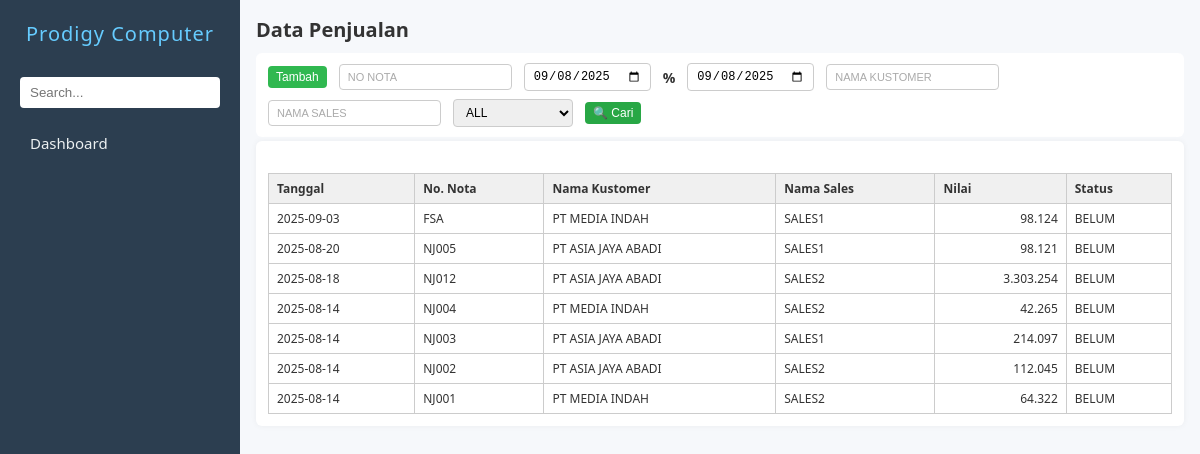
Before: /penjualan.php with the older database file.
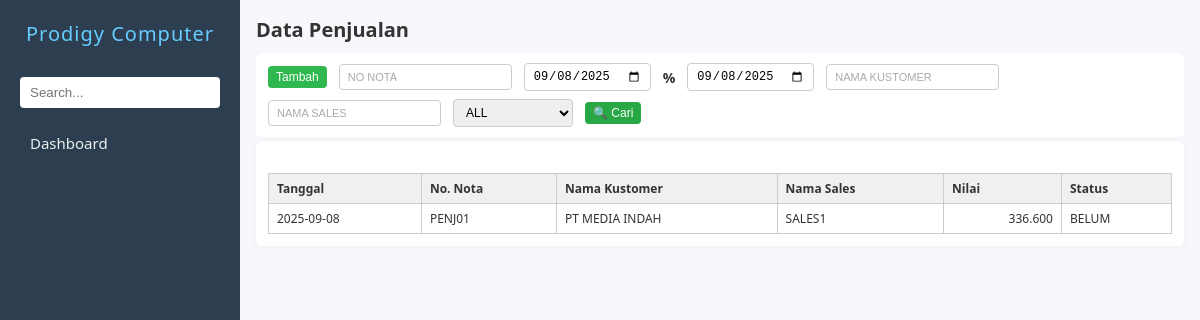
After: the same page with the newer database file.
### tables this page shows
CREATE TABLE `zjual` (
  `nonota` char(30) DEFAULT NULL,
  `tgl` date DEFAULT NULL,
  `kodekust` char(10) DEFAULT NULL,
  `kodesls` char(10) DEFAULT NULL,
  `kodegd` char(10) DEFAULT NULL,
  `nilai` double DEFAULT 0,
  `lunas` int(11) DEFAULT 0,
  `tgltempo` date DEFAULT NULL,
  `ppn` double(10,2) DEFAULT 0.00,
  `hppn` double(10,2) DEFAULT 0.00,
  `disc1` double(10,2) DEFAULT 0.00,
  `hdisc1` double(10,2) DEFAULT 0.00,
  `disc2` double(10,2) DEFAULT 0.00,
  `hdisc2` double(10,2) DEFAULT 0.00,
  `disc3` double(10,2) DEFAULT 0.00,
  `hdisc3` double(10,2) DEFAULT 0.00,
  `ket` varchar(1000) DEFAULT NULL,
  `operator` char(10) DEFAULT '',
  `logtime` timestamp NOT NULL DEFAULT current_timestamp()
);

CREATE TABLE `zkustomer` (
  `kodekust` char(10) NOT NULL,
  `kodear` char(20) DEFAULT NULL,
  `kodetipe` char(20) DEFAULT NULL,
  `namakust` tinytext NOT NULL,
  `alamat` tinytext NOT NULL,
  `kota` tinytext DEFAULT NULL,
  `kodehrg` char(2) NOT NULL,
  `ktp` char(20) NOT NULL,
  `npwp` char(30) NOT NULL
);

CREATE TABLE `zsales` (
  `kodesls` char(20) NOT NULL,
  `namasls` char(50) NOT NULL,
  `alamat` char(255) NOT NULL,
  `kota` char(50) NOT NULL,
  `ktp` varchar(20) NOT NULL,
  `npwp` varchar(30) NOT NULL
);

### penjualan.php (the view, shortened to what this page needs)
<?php
include 'koneksi.php';
$query = mysqli_query($conn, "
    SELECT zjual.tgl, zjual.nonota, zkustomer.namakust, zsales.namasls, zjual.nilai, zjual.lunas
    FROM zjual
    JOIN zkustomer ON zjual.kodekust = zkustomer.kodekust
    JOIN zsales ON zjual.kodesls = zsales.kodesls
    ORDER BY zjual.tgl DESC, zjual.nonota DESC
    LIMIT 10
");
?>
<!DOCTYPE html>
<html lang="en">
<head>
    <link rel="stylesheet" href="navbar.css" />
    <link rel="stylesheet" href="form.css" />
</head>
<body>
    <?php
    include 'navbar.php';
    $hakUbah   = $aksesEdit['tambah'];?>
    <main>
        <h2>Data Penjualan</h2>
        <div class="action-bar">
            <button type="button" name="btnTambah" id="btnTambah" class="action-btn tambah" onclick="window.location.href='inputpenjualan.php'">Tambah</button>
            <input type="text" name="noNota" id="inputNoNota" placeholder="No Nota" style="text-transform: uppercase;">
            <input type="date" name="tgl1" id="inputTgl1">
            <span>%</span>
            <input type="date" name="tgl2" id="inputTgl2">
            <input type="text" name="namakust" id="inputNamakust" placeholder="Nama Kustomer" autocomplete="off" style="text-transform: uppercase;">
            <input type="text" name="namasls" id="inputNamasls" placeholder="Nama Sales" autocomplete="off" style="text-transform: uppercase;">
            <select name="statusBayar" id="statusBayar">
                <option value="all">ALL</option>
            </select>
            <button type="button" name="btnSearch" id="btnSearch" class="action-btn cari" onclick="triggerSearch()">🔍 Cari</button>
        </div>
        <form id="penjualanForm" action="prosespenjualan.php" method="POST" enctype="multipart/form-data" onsubmit="return validateForm()">
            <div id="tabelHasil" class="form-grid" style="margin-top: 20px;">
                <table class="tabel-hasil">
                    <thead>
                        <tr>
                            <th>Tanggal</th>
                            <th>No. Nota</th>
                            <th>Nama Kustomer</th>
                            <th>Nama Sales</th>
                            <th>Nilai</th>
                            <th>Status</th>
                        </tr>
                    </thead>
                    <tbody>
                        <?php while ($row = mysqli_fetch_assoc($query)): ?>
                            <tr onclick="tampilkanKonfirmasiEdit('<?= $row['nonota'] ?>')">
                                <td><?= $row['tgl'] ?></td>
                                <td><?= $row['nonota'] ?></td>
                                <td><?= $row['namakust'] ?></td>
                                <td><?= $row['namasls'] ?></td>
                                <td style="text-align: right;"><?= number_format($row['nilai'], 0, ',', '.') ?></td>
                                <td><?= $row['lunas'] ? 'LUNAS' : 'BELUM' ?></td>
                            </tr>
                        <?php endwhile; ?>
                    </tbody>
                </table>
            </div>
        </form>
    </main>
</body>
</html>

Changed rows visible on the page:
removed zjual: tgl "2025-09-03", nonota "FSA", zkustomer.namakust "PT MEDIA INDAH", zsales.namasls "SALES1", nilai "98.124", lunas "BELUM"
removed zjual: tgl "2025-08-20", nonota "NJ005", zkustomer.namakust "PT ASIA JAYA ABADI", zsales.namasls "SALES1", nilai "98.121", lunas "BELUM"
removed zjual: tgl "2025-08-18", nonota "NJ012", zkustomer.namakust "PT ASIA JAYA ABADI", zsales.namasls "SALES2", nilai "3.303.254", lunas "BELUM"
removed zjual: tgl "2025-08-14", nonota "NJ004", zkustomer.namakust "PT MEDIA INDAH", zsales.namasls "SALES2", nilai "42.265", lunas "BELUM"
removed zjual: tgl "2025-08-14", nonota "NJ003", zkustomer.namakust "PT ASIA JAYA ABADI", zsales.namasls "SALES1", nilai "214.097", lunas "BELUM"
removed zjual: tgl "2025-08-14", nonota "NJ002", zkustomer.namakust "PT ASIA JAYA ABADI", zsales.namasls "SALES2", nilai "112.045", lunas "BELUM"
removed zjual: tgl "2025-08-14", nonota "NJ001", zkustomer.namakust "PT MEDIA INDAH", zsales.namasls "SALES2", nilai "64.322", lunas "BELUM"
added zjual: tgl "2025-09-08", nonota "PENJ01", zkustomer.namakust "PT MEDIA INDAH", zsales.namasls "SALES1", nilai "336.600", lunas "BELUM"
